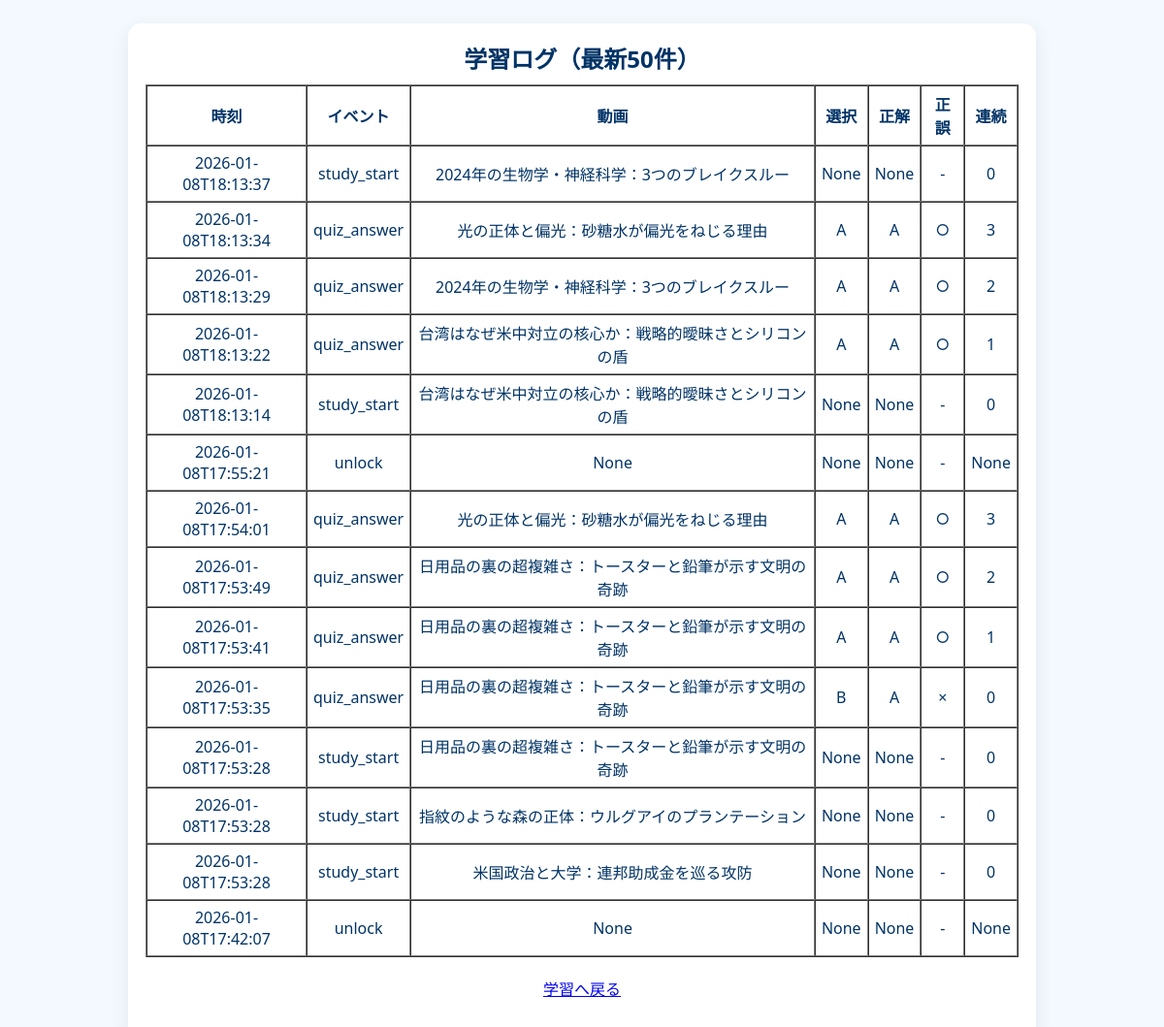
Page /logs on the committed database.
### tables this page shows
CREATE TABLE logs (
            id INTEGER PRIMARY KEY AUTOINCREMENT,
            ts TEXT NOT NULL,
            event TEXT NOT NULL,
            video_id TEXT,
            video_title TEXT,
            selected TEXT,
            correct_answer TEXT,
            is_correct INTEGER,
            streak_after INTEGER
        );

### app.py (the view)
@app.route("/logs")
def logs():
    with sqlite3.connect(DB_PATH) as conn:
        conn.row_factory = sqlite3.Row
        cur = conn.cursor()
        cur.execute("SELECT * FROM logs ORDER BY id DESC LIMIT 50")
        rows = cur.fetchall()
    return render_template("logs.html", rows=rows)

### templates/logs.html (shortened to what this page needs)
<!DOCTYPE html>
<html lang="ja">
<head>
  <link rel="stylesheet" href="{{ url_for('static', filename='style.css') }}">
</head>
<body>
<div class="container">
  <h2>学習ログ（最新50件）</h2>
  <table border="1" cellpadding="6" cellspacing="0">
    <tr>
      <th>時刻</th>
      <th>イベント</th>
      <th>動画</th>
      <th>選択</th>
      <th>正解</th>
      <th>正誤</th>
      <th>連続</th>
    </tr>
    {% for r in rows %}
    <tr>
      <td>{{ r["ts"] }}</td>
      <td>{{ r["event"] }}</td>
      <td>{{ r["video_title"] or r["video_id"] }}</td>
      <td>{{ r["selected"] }}</td>
      <td>{{ r["correct_answer"] }}</td>
      <td>
        {% if r["is_correct"] is none %}
          -
        {% elif r["is_correct"] == 1 %}
          ○
        {% else %}
          ×
        {% endif %}
      </td>
      <td>{{ r["streak_after"] }}</td>
    </tr>
    {% endfor %}
  </table>
  <p style="margin-top:20px;">
    <a href="/study">学習へ戻る</a>
  </p>
</div>
</body>
</html>

### static/style.css (style rules this page uses)
body { margin: 0; font-family: "Segoe UI", sans-serif; background-color: #f4f8ff; color: #003366; text-align: center; }
h1, h2, h3 { margin-bottom: 10px; }
.container { max-width: 800px; margin: 0 auto; padding-top: 60px; }
.container { max-width: 900px; margin: 24px auto; padding: 18px 18px 28px; background: #ffffff; border-radius: 14px; box-shadow: 0 6px 20px rgba(0,0,0,0.08); font-family: system-ui, -apple-system, "Segoe UI", Roboto, "Noto Sans JP", sans-serif; }
h2 { margin-top: 0; }

### rows in the picture
logs: ts "2026-01-08T18:13:37", event "study_start", video_title "2024年の生物学・神経科学：3つのブレイクスルー", selected "None", correct_answer "None", streak_after "0"
logs: ts "2026-01-08T18:13:34", event "quiz_answer", video_title "光の正体と偏光：砂糖水が偏光をねじる理由", selected "A", correct_answer "A", streak_after "3"
logs: ts "2026-01-08T18:13:29", event "quiz_answer", video_title "2024年の生物学・神経科学：3つのブレイクスルー", selected "A", correct_answer "A", streak_after "2"
logs: ts "2026-01-08T18:13:22", event "quiz_answer", video_title "台湾はなぜ米中対立の核心か：戦略的曖昧さとシリコンの盾", selected "A", correct_answer "A", streak_after "1"
logs: ts "2026-01-08T18:13:14", event "study_start", video_title "台湾はなぜ米中対立の核心か：戦略的曖昧さとシリコンの盾", selected "None", correct_answer "None", streak_after "0"
logs: ts "2026-01-08T17:55:21", event "unlock", r "None", selected "None", correct_answer "None", streak_after "None"
logs: ts "2026-01-08T17:54:01", event "quiz_answer", video_title "光の正体と偏光：砂糖水が偏光をねじる理由", selected "A", correct_answer "A", streak_after "3"
logs: ts "2026-01-08T17:53:49", event "quiz_answer", video_title "日用品の裏の超複雑さ：トースターと鉛筆が示す文明の奇跡", selected "A", correct_answer "A", streak_after "2"
logs: ts "2026-01-08T17:53:41", event "quiz_answer", video_title "日用品の裏の超複雑さ：トースターと鉛筆が示す文明の奇跡", selected "A", correct_answer "A", streak_after "1"
logs: ts "2026-01-08T17:53:35", event "quiz_answer", video_title "日用品の裏の超複雑さ：トースターと鉛筆が示す文明の奇跡", selected "B", correct_answer "A", streak_after "0"
logs: ts "2026-01-08T17:53:28", event "study_start", video_title "日用品の裏の超複雑さ：トースターと鉛筆が示す文明の奇跡", selected "None", correct_answer "None", streak_after "0"
logs: ts "2026-01-08T17:53:28", event "study_start", video_title "指紋のような森の正体：ウルグアイのプランテーション", selected "None", correct_answer "None", streak_after "0"
logs: ts "2026-01-08T17:53:28", event "study_start", video_title "米国政治と大学：連邦助成金を巡る攻防", selected "None", correct_answer "None", streak_after "0"
logs: ts "2026-01-08T17:42:07", event "unlock", r "None", selected "None", correct_answer "None", streak_after "None"
